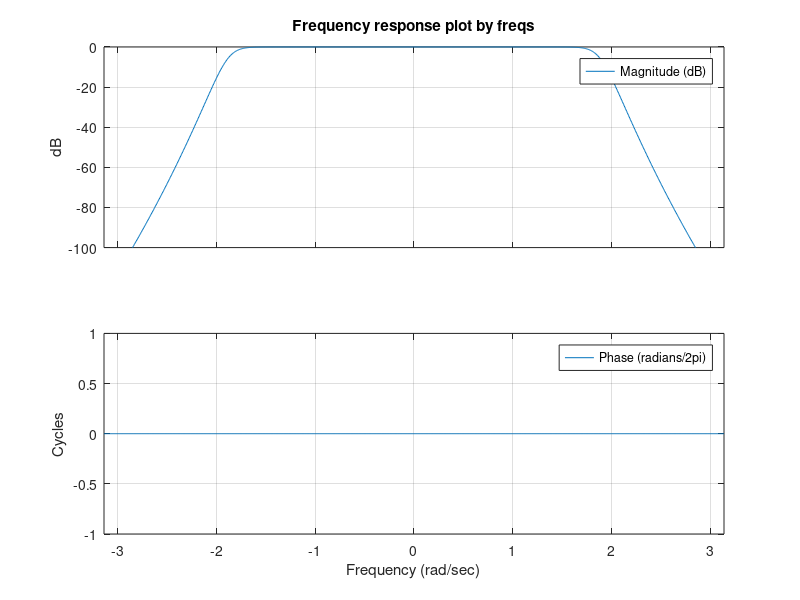

Here is the MATLAB script that generated this plot: (Note: this script raises an error after producing the figure.)
a=[(1/1.89077219)^28 0 0 0 0 0 0 0 0 0 0 0 0 0 0 0 0 0 0 0 0 0 0 0 0 0 0 0 1];
b=[1];
[resids, poles, k]=residue(b,a);

sys1=tf(b,a);
freqs(b,a,(-pi:(2*pi/1000):pi))
[numd,dend]=bilinear(cell2mat(sys1.Numerator), cell2mat(sys1.Denominator),1);
figure(1);
freqz(numd,dend,1000);

%find all LHP poles of CT magnitude squared function
butterPoles=zeros(1,14);
a=zeros(1,14);
b=zeros(1,14);
for i=1:7
    angle=pi+pi/28+(i-1)*pi/14;
    a(i)=1.89077219*(cos(angle));
    a(i+7)=1.89077219*(cos(angle));  
    b(i)=1.89077219*sin(angle);
    b(i+7)=-1.89077219*sin(angle);
end
butterPoles=complex(a,b);

poles=transpose(butterPoles);

denominator=poly(butterPoles);
numerator=[1.89077219^14];

[numerator_d_lp,denominator_d_lp]=bilinear(numerator,denominator,1);

figure(2)
freqz(numerator_d_lp, denominator_d_lp);

%highpass butterworth filter


[numerator_d_hp, denominator_d_hp]=butter(14,1.89077219/pi,'high');

figure(3)
freqz(numerator_d_hp, denominator_d_hp);
